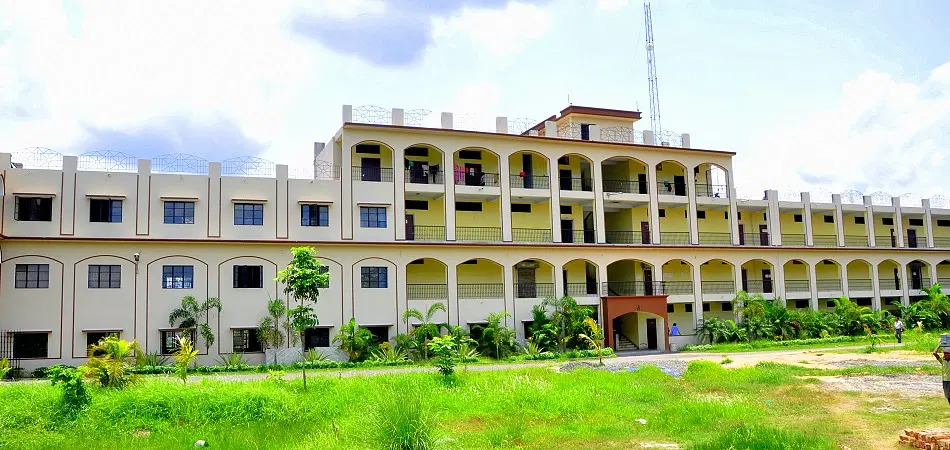
%> input picture 14885350686496464.jpg, 950 x 450 px
$ octave ImageSegmentationusingedgedetection.m   (GNU Octave 9; MATLAB toolbox functions it lacks are replaced by stand-ins)
%> lines starting %> are read from the running program, lines starting %| are printed output that depends on the picture; in (x1, y1, x2, y2) boxes, pixels count from 0 and x2, y2 are one past the last pixel; in counts of white or black regions, pixels touching at a corner belong together; the program's own positions count from 1
clc

close all

x=imread('14885350686496464.jpg');
%> x is the input picture: size 450x950x3 uint8; mean R, G, B 170.8, 184.7, 145.3

figure;

imshow(x);

title('Original Image');

mask_image=bwareaopen(imopen(imfill(imclose(edge(rgb2gray(x),'canny'),strel('line',3,0)),'holes'),strel(ones(3,3))),1500);
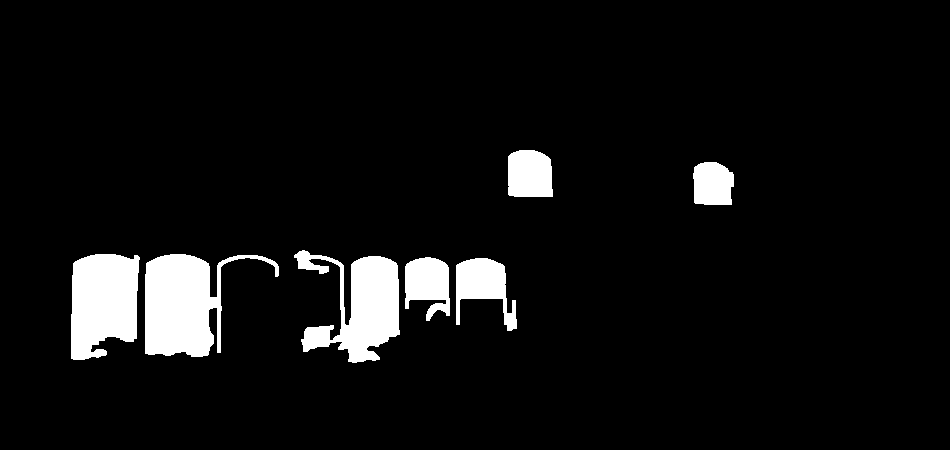
%> mask_image: size 450x950 logical; 6.3% white; 7 white regions, largest, box (x1, y1, x2, y2) and area: (145, 254, 279, 357) 7100, (294, 250, 400, 363) 6137, (71, 254, 140, 360) 6037
figure;

imshow(mask_image); title('Mask Image');

red_channel=x(:,:,1).*uint8(mask_image);
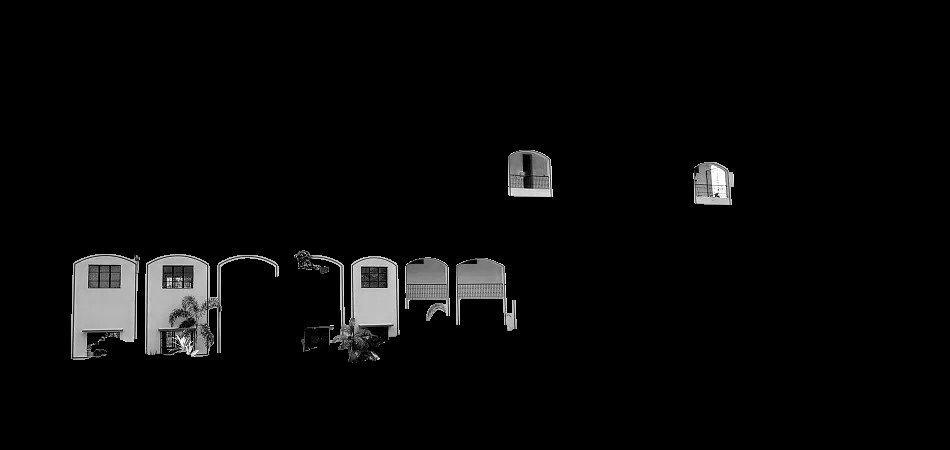
%> red_channel: size 450x950 uint8; min 0, max 255, mean 8.5
green_channel=x(:,:,2).*uint8 (mask_image);

blue_channel=x(:,:,3).*uint8(mask_image);
op=cat(3,red_channel,green_channel,blue_channel);
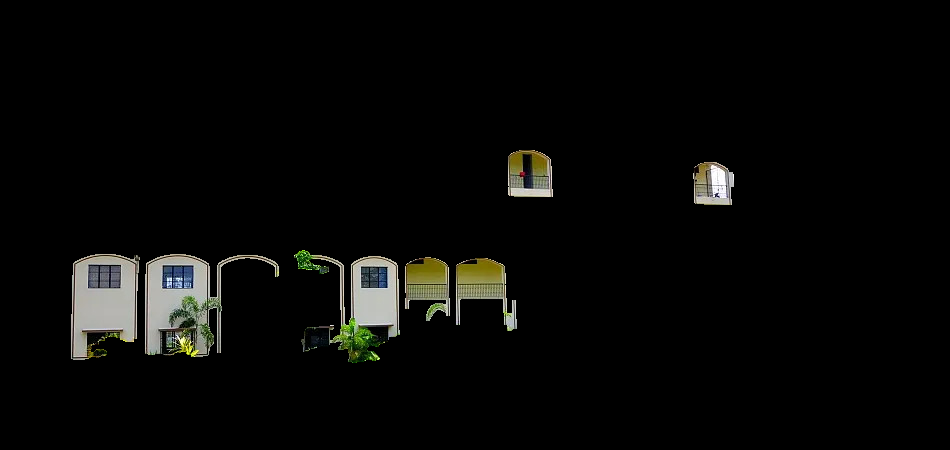
%> op: size 450x950x3 uint8; mean R, G, B 8.5, 8.7, 7.3

figure;

imshow(op); title('Output Image')

$ run again, with b1.jpg copied over 14885350686496464.jpg
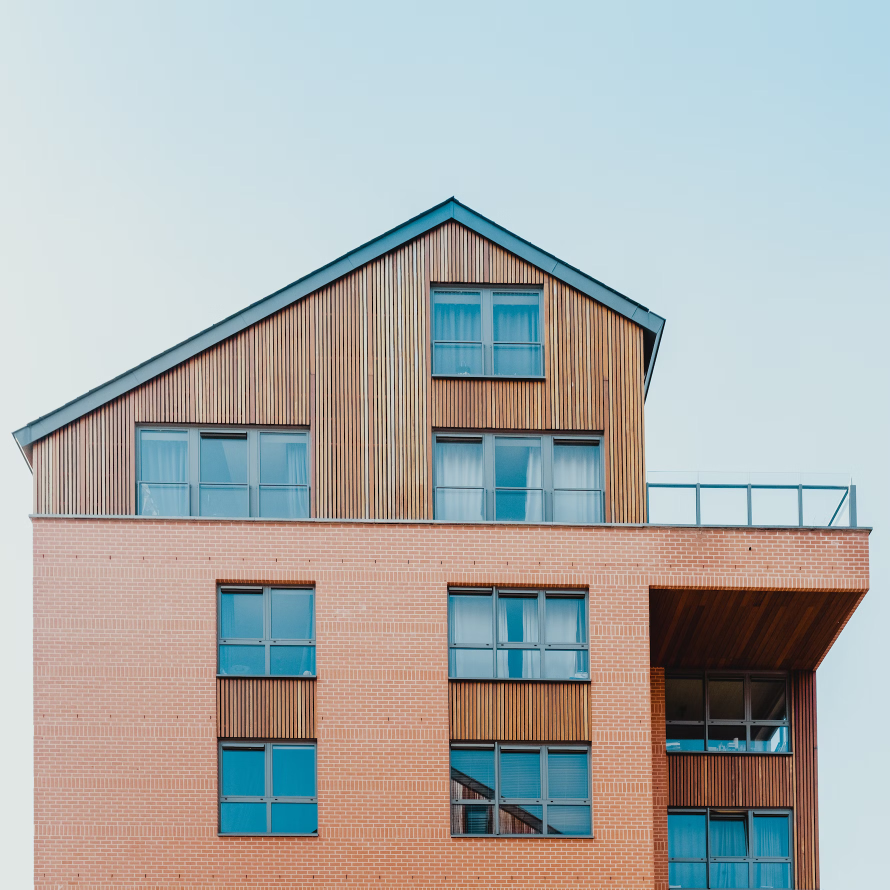
%> input picture b1.jpg, 1780 x 1780 px (shown at 1/2 size)
%> x is the input picture: size 1780x1780x3 uint8; mean R, G, B 171.4, 173.8, 172.6
%> `mask_image=bwareaopen(imopen(imfill(imclose(edge(rgb2gray(x),'canny'),..`:
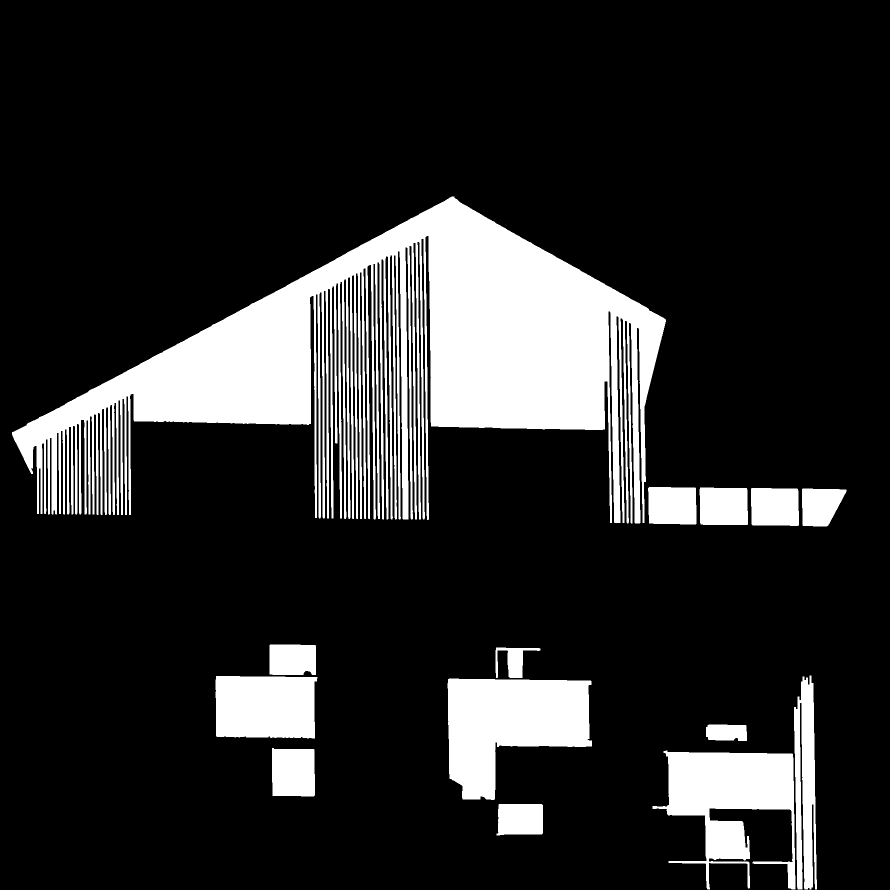
%> mask_image: size 1780x1780 logical (shown at 1/2 size); 16.4% white; 14 white regions, largest, box (x1, y1, x2, y2) and area: (24, 393, 1332, 1047) 344069, (895, 1357, 1184, 1600) 46621, (1305, 1501, 1591, 1779) 38944
%> `op=cat(3,red_channel,green_channel,blue_channel);`:
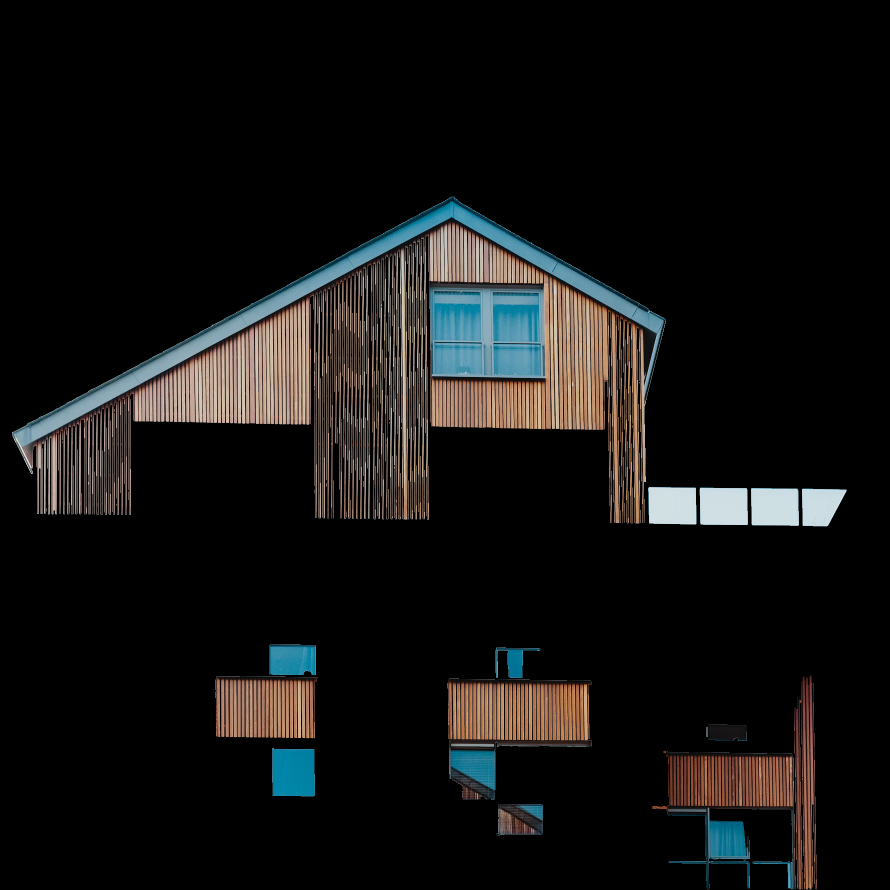
%> op: size 1780x1780x3 uint8 (shown at 1/2 size); mean R, G, B 19.8, 19.3, 18.4

$ run again, with WhatsApp Image 2023-10-11 at 15.59.42.jpeg copied over 14885350686496464.jpg
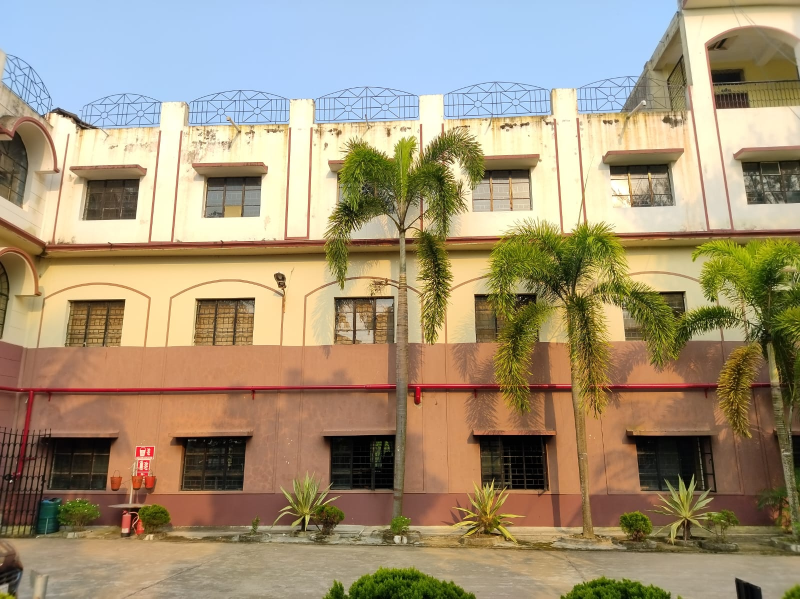
%> input picture WhatsApp Image 2023-10-11 at 15.59.42.jpeg, 1600 x 1197 px (shown at 1/2 size)
%> x is the input picture: size 1197x1600x3 uint8; mean R, G, B 161.9, 146.7, 119.9
%> `mask_image=bwareaopen(imopen(imfill(imclose(edge(rgb2gray(x),'canny'),..`:
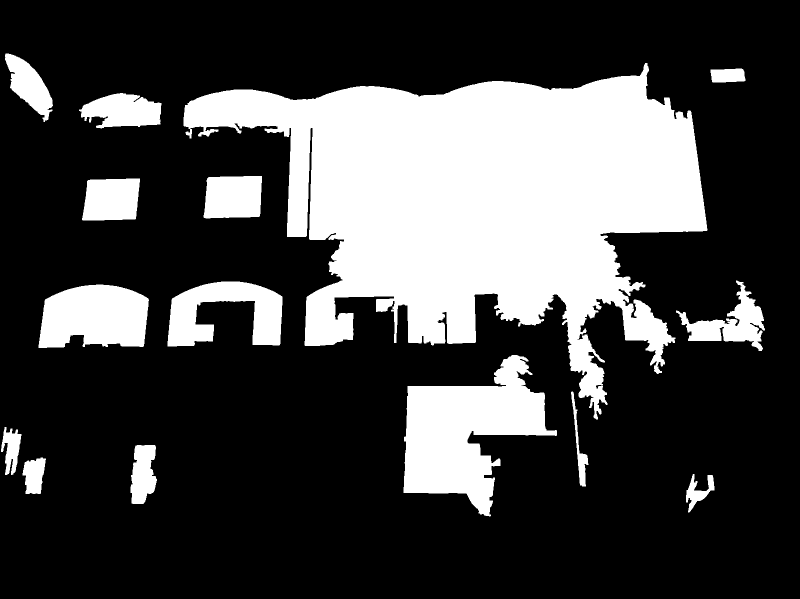
%> mask_image: size 1197x1600 logical (shown at 1/2 size); 26.9% white; 15 white regions, largest, box (x1, y1, x2, y2) and area: (367, 126, 1415, 839) 368266, (807, 710, 1114, 1033) 50673, (77, 569, 298, 696) 23047
%> `op=cat(3,red_channel,green_channel,blue_channel);`:
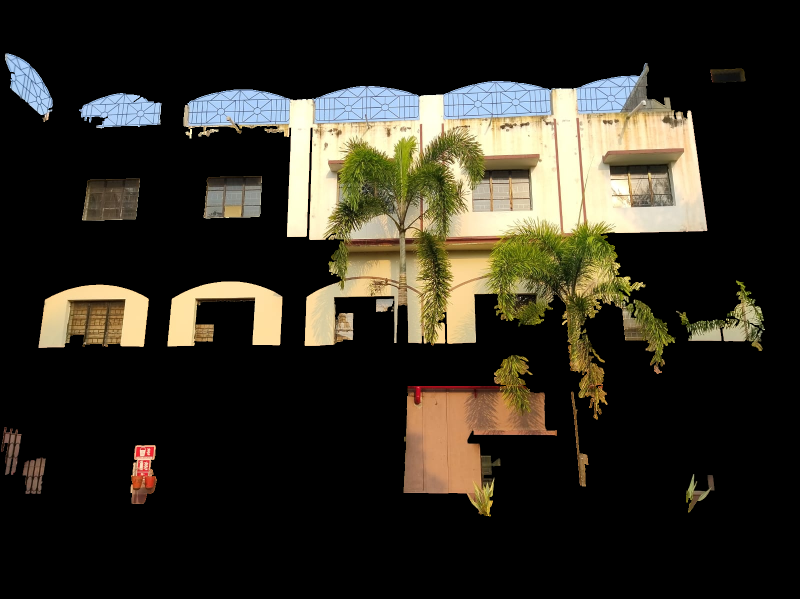
%> op: size 1197x1600x3 uint8 (shown at 1/2 size); mean R, G, B 47.2, 43.7, 33.7
